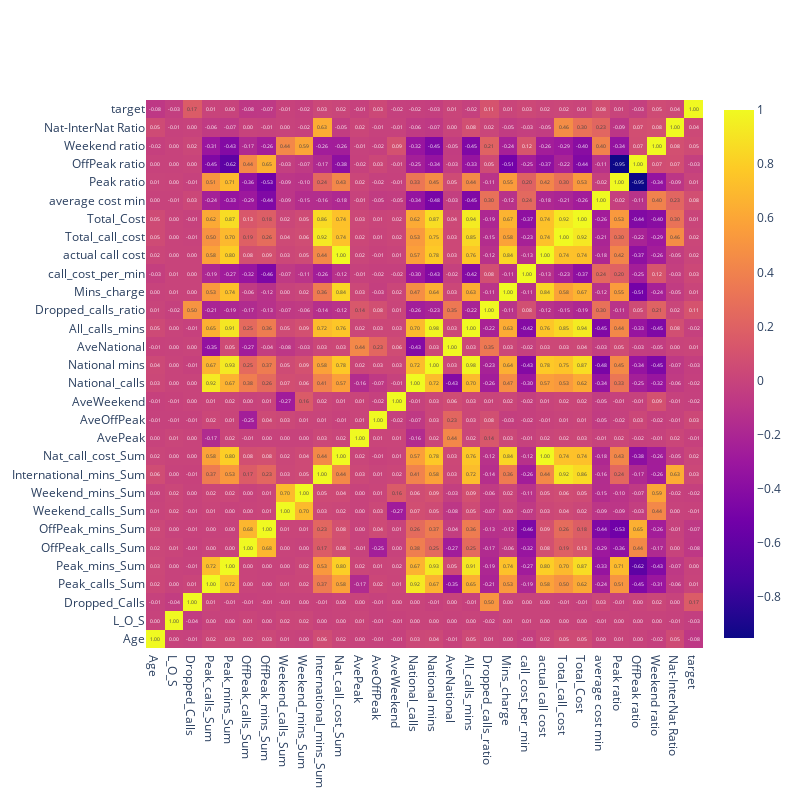

The notebook cell this image was saved under:
### Code cell
# [For report] correlation plot
corr = train_data.corr(numeric_only=True)

fig = go.Figure()
fig.add_trace(
    go.Heatmap(
        x = corr.columns,
        y = corr.index,
        z = np.array(corr),
        text=corr.values,
        texttemplate='%{text:.2f}'
    )
)
fig.update_layout(
    autosize=False,
    width=800,
    height=800,
)
fig.show()

### Figure 1 — Plotly figure (JSON) as saved in the notebook; plotly's stock layout.template omitted (floating-point values rounded to 4 significant figures; data arrays with more than 128 entries replaced by an {"elided": "..."} marker saying what was removed)
{"data": [{"text": {"elided": "30x30 float values"}, "texttemplate": "%{text:.2f}", "type": "heatmap", "x": ["Age", "L_O_S", "Dropped_Calls", "Peak_calls_Sum", "Peak_mins_Sum", "OffPeak_calls_Sum", "OffPeak_mins_Sum", "Weekend_calls_Sum", "Weekend_mins_Sum", "International_mins_Sum", "Nat_call_cost_Sum", "AvePeak", "AveOffPeak", "AveWeekend", "National_calls", "National mins", "AveNational", "All_calls_mins", "Dropped_calls_ratio", "Mins_charge", "call_cost_per_min", "actual call cost", "Total_call_cost", "Total_Cost", "average cost min", "Peak ratio", "OffPeak ratio", "Weekend ratio", "Nat-InterNat Ratio", "target"], "y": ["Age", "L_O_S", "Dropped_Calls", "Peak_calls_Sum", "Peak_mins_Sum", "OffPeak_calls_Sum", "OffPeak_mins_Sum", "Weekend_calls_Sum", "Weekend_mins_Sum", "International_mins_Sum", "Nat_call_cost_Sum", "AvePeak", "AveOffPeak", "AveWeekend", "National_calls", "National mins", "AveNational", "All_calls_mins", "Dropped_calls_ratio", "Mins_charge", "call_cost_per_min", "actual call cost", "Total_call_cost", "Total_Cost", "average cost min", "Peak ratio", "OffPeak ratio", "Weekend ratio", "Nat-InterNat Ratio", "target"], "z": {"elided": "30x30 float values"}}], "layout": {"autosize": false, "height": 800, "width": 800, "xaxis": {"autorange": true, "range": [-0.5, 29.5], "type": "category"}, "yaxis": {"autorange": true, "range": [-0.5, 29.5], "type": "category"}}}
